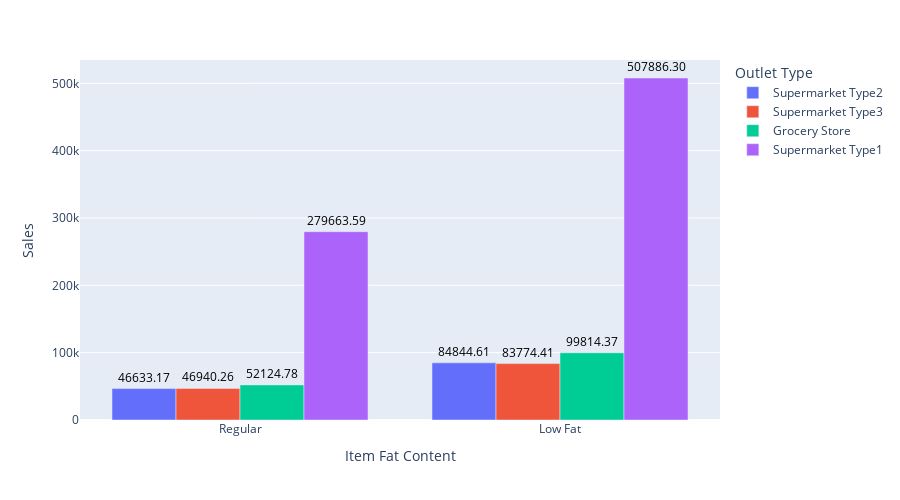

Notebook code cell kept with this figure:
### Code cell
fig1=px.bar(fat_outlet,x="Item Fat Content",y="Sales",color="Outlet Type",barmode="group",text="Sales",height=500)
fig1.update_traces(texttemplate='%{text:.2f}',textposition="outside",textfont=dict(color='black', size=12))

### Figure 1 — Plotly figure (JSON) as saved in the notebook; plotly's stock layout.template omitted (floating-point values rounded to 4 significant figures)
{"data": [{"alignmentgroup": "True", "hovertemplate": "Outlet Type=Supermarket Type2<br>Item Fat Content=%{x}<br>Sales=%{text}<extra></extra>", "legendgroup": "Supermarket Type2", "marker": {"color": "#636efa", "pattern": {"shape": ""}}, "name": "Supermarket Type2", "offsetgroup": "Supermarket Type2", "orientation": "v", "showlegend": true, "text": [46630.0, 84840.0], "textfont": {"color": "black", "size": 12}, "textposition": "outside", "texttemplate": "%{text:.2f}", "type": "bar", "x": ["Regular", "Low Fat"], "xaxis": "x", "y": [46630.0, 84840.0], "yaxis": "y"}, {"alignmentgroup": "True", "hovertemplate": "Outlet Type=Supermarket Type3<br>Item Fat Content=%{x}<br>Sales=%{text}<extra></extra>", "legendgroup": "Supermarket Type3", "marker": {"color": "#EF553B", "pattern": {"shape": ""}}, "name": "Supermarket Type3", "offsetgroup": "Supermarket Type3", "orientation": "v", "showlegend": true, "text": [46940.0, 83770.0], "textfont": {"color": "black", "size": 12}, "textposition": "outside", "texttemplate": "%{text:.2f}", "type": "bar", "x": ["Regular", "Low Fat"], "xaxis": "x", "y": [46940.0, 83770.0], "yaxis": "y"}, {"alignmentgroup": "True", "hovertemplate": "Outlet Type=Grocery Store<br>Item Fat Content=%{x}<br>Sales=%{text}<extra></extra>", "legendgroup": "Grocery Store", "marker": {"color": "#00cc96", "pattern": {"shape": ""}}, "name": "Grocery Store", "offsetgroup": "Grocery Store", "orientation": "v", "showlegend": true, "text": [52120.0, 99810.0], "textfont": {"color": "black", "size": 12}, "textposition": "outside", "texttemplate": "%{text:.2f}", "type": "bar", "x": ["Regular", "Low Fat"], "xaxis": "x", "y": [52120.0, 99810.0], "yaxis": "y"}, {"alignmentgroup": "True", "hovertemplate": "Outlet Type=Supermarket Type1<br>Item Fat Content=%{x}<br>Sales=%{text}<extra></extra>", "legendgroup": "Supermarket Type1", "marker": {"color": "#ab63fa", "pattern": {"shape": ""}}, "name": "Supermarket Type1", "offsetgroup": "Supermarket Type1", "orientation": "v", "showlegend": true, "text": [279700.0, 507900.0], "textfont": {"color": "black", "size": 12}, "textposition": "outside", "texttemplate": "%{text:.2f}", "type": "bar", "x": ["Regular", "Low Fat"], "xaxis": "x", "y": [279700.0, 507900.0], "yaxis": "y"}], "layout": {"barmode": "group", "height": 500, "legend": {"title": {"text": "Outlet Type"}, "tracegroupgap": 0}, "margin": {"t": 60}, "xaxis": {"anchor": "y", "domain": [0, 1], "title": {"text": "Item Fat Content"}}, "yaxis": {"anchor": "x", "domain": [0, 1], "title": {"text": "Sales"}}}}
